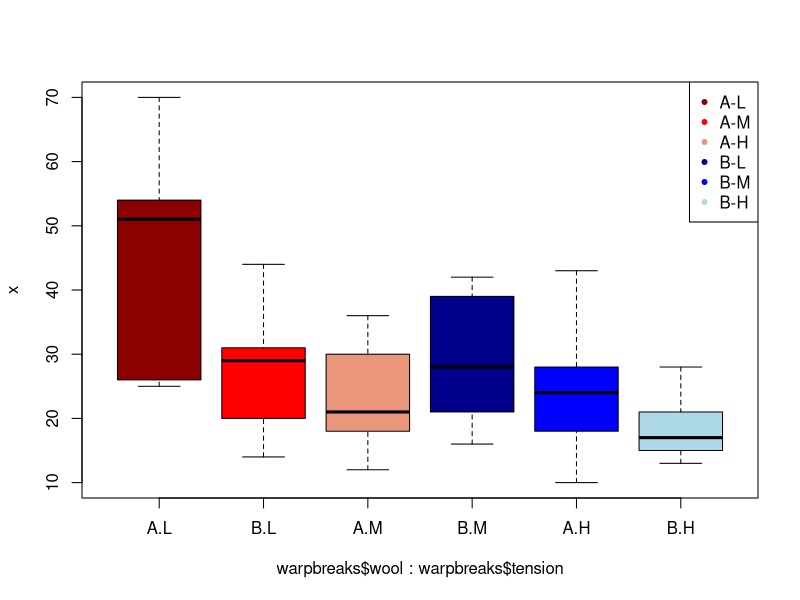
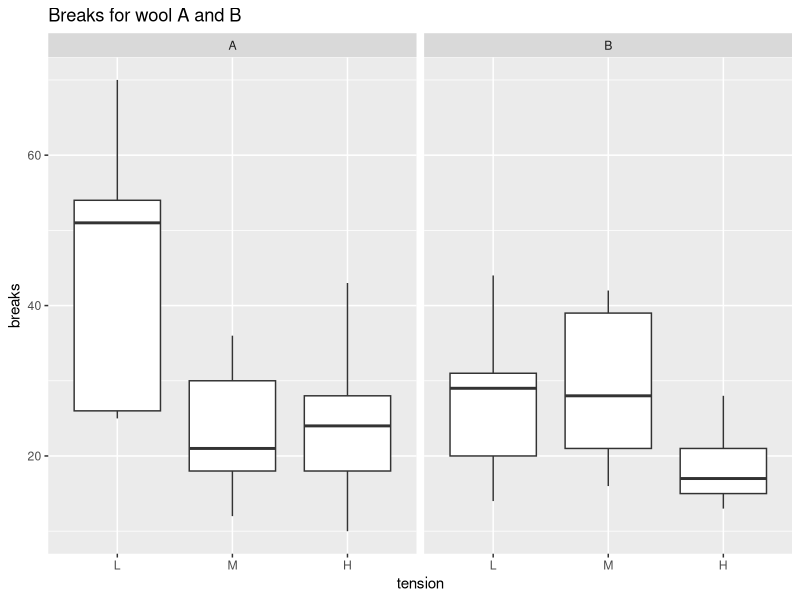
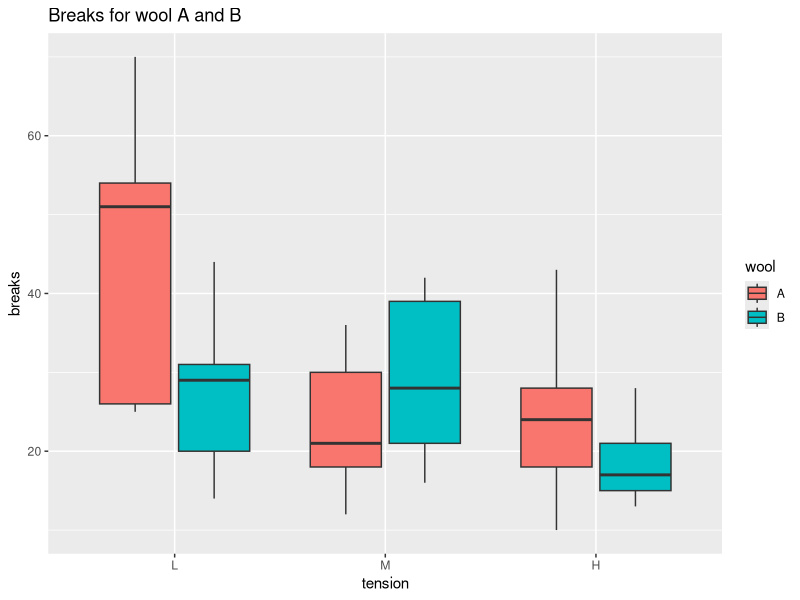
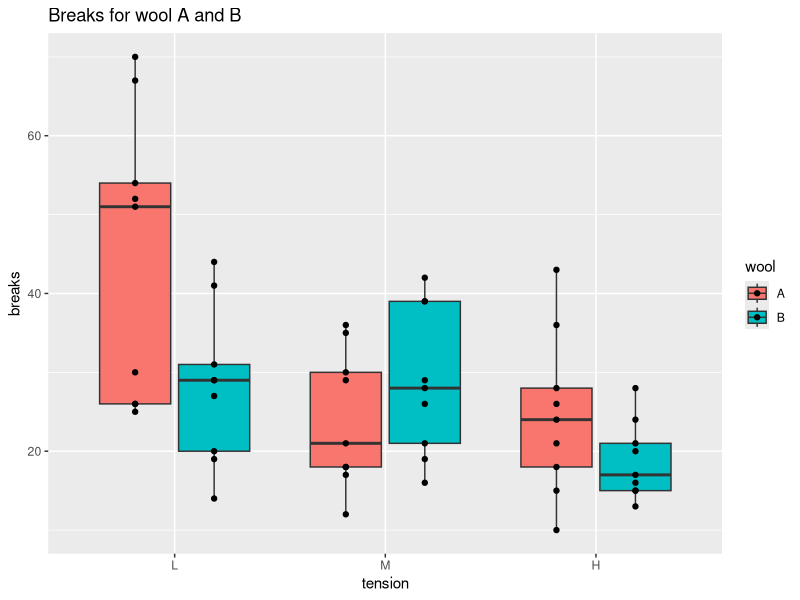

These figures' R source, in order:
## ---- chunk 1
data(warpbreaks)
# create positions for tick marks, one more than number of bars
x <- warpbreaks$breaks
# create labels
x.labels <- paste0(warpbreaks$wool, "-", warpbreaks$tension)
# specify colors for groups
group.cols <- c("darkred", "red", "darksalmon", 
                "darkblue", "blue", "lightblue")
cols <- c(rep(group.cols[1], 9), rep(group.cols[2], 9), 
        rep(group.cols[3], 9), rep(group.cols[4], 9), 
        rep(group.cols[5], 9), rep(group.cols[6], 9))
boxplot(x ~ warpbreaks$wool + warpbreaks$tension, col = group.cols)
legend("topright", legend = c(unique(x.labels)), 
        col = group.cols, pch = 20)
## ---- chunk 2
library(ggplot2)
ggplot(warpbreaks, aes(x = tension, y = breaks)) +
    geom_boxplot() + facet_wrap(.~wool) +
    ggtitle("Breaks for wool A and B")
## ---- chunk 3
ggplot(warpbreaks, aes(x = tension, y = breaks, fill = wool)) +
    geom_boxplot() + 
    ggtitle("Breaks for wool A and B")
## ---- chunk 4
ggplot(warpbreaks, aes(x = tension, y = breaks, fill = wool)) +
    geom_boxplot(outlier.shape = NA) + 
    ggtitle("Breaks for wool A and B") +
    # dodge points sideways because there are two boxes per tick
    geom_point(position = position_dodge(0.75))
